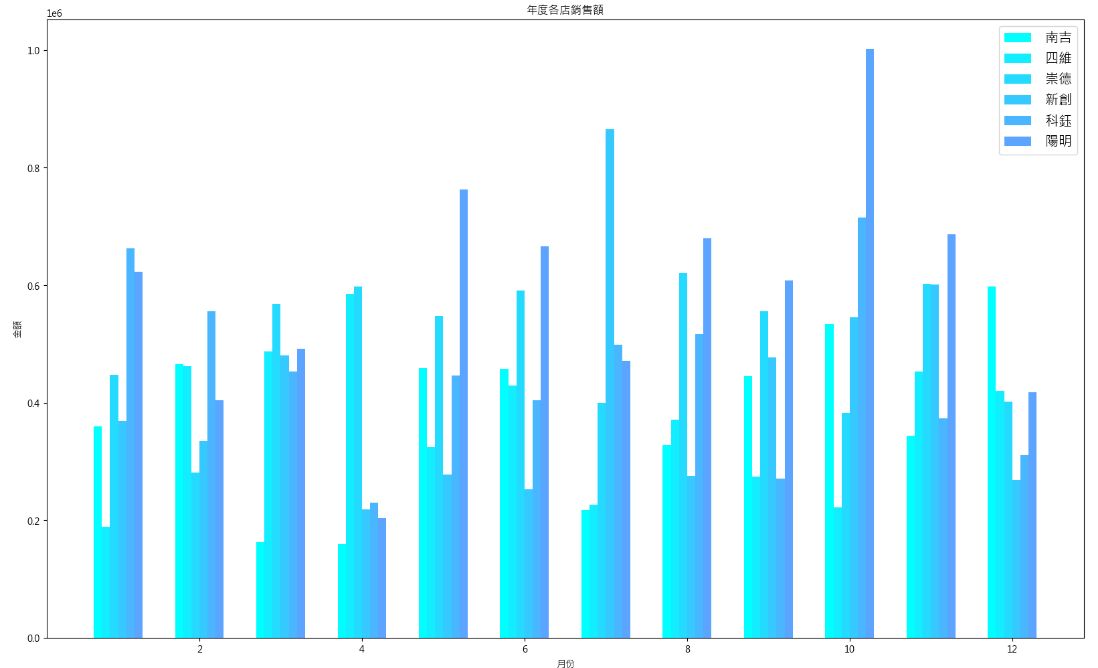

Source code (Python):
import pandas as pd
import matplotlib.pyplot as plt
import matplotlib
import numpy as np

file = r"銷售業績.xlsx"
df = pd.read_excel(file)
df['年'] = df['日期'].dt.year
df['月'] = df['日期'].dt.month
df['日'] = df['日期'].dt.day
df1 = df.pivot_table(index="月",columns='店名',values='小計',aggfunc='sum')
print(df1.loc[1,:].values)
# draw map
plt.rcParams["axes.prop_cycle"] = plt.cycler(
    color=["#4C2A85", "#BE96FF", "#957DAD", "#5E366E", "#A98CCC"])
matplotlib.rc('font', family='Microsoft JhengHei')
fig1,ax1 = plt.subplots(figsize=(20,12))
cmap = plt.colormaps["cool"]
color_bar = cmap(np.linspace(0,1,15))


ax1.bar(df1.index-0.25, df1[' 南吉'],color=color_bar[0],width=0.1)
ax1.bar(df1.index-0.15, df1[' 四維'],color=color_bar[1],width=0.1)
ax1.bar(df1.index-0.05, df1[' 崇德'],color=color_bar[2],width=0.1)
ax1.bar(df1.index+0.05, df1[' 新創'],color=color_bar[3],width=0.1)
ax1.bar(df1.index+0.15, df1[' 科鈺'],color=color_bar[4],width=0.1)
ax1.bar(df1.index+0.25, df1[' 陽明'],color=color_bar[5],width=0.1)

ax1.set_title("年度各店銷售額")
ax1.set_xlabel("月份")
ax1.set_ylabel("金額")
plt.legend(df1,fontsize="x-large")
plt.show()
